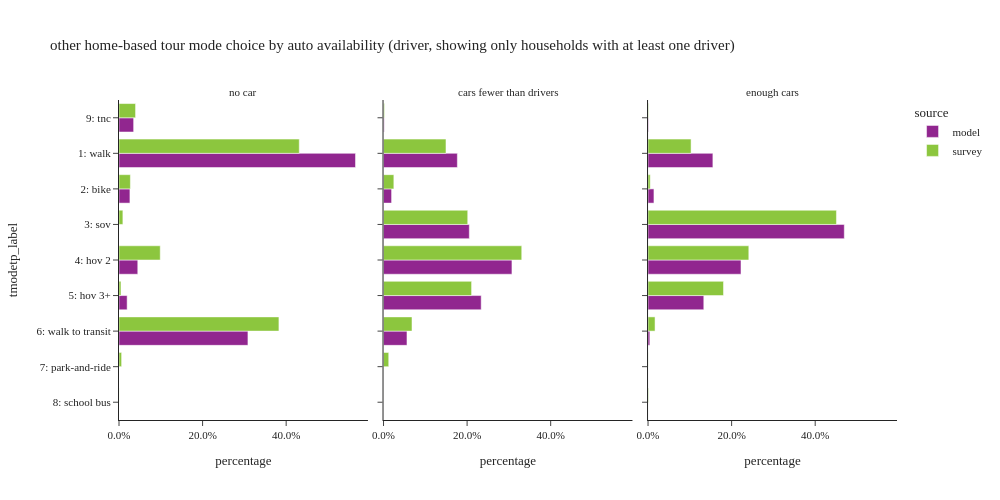

Notebook code cell kept with this figure:
### Code cell
plot_mode_choice(hb_tour.loc[hb_tour['auto_available_driver'] != "no dirver"], "auto_available_driver",
                 {"auto_available_driver": ["no car", "cars fewer than drivers", "enough cars"],
                  "tmodetp_label": ["1: walk", "2: bike", "3: sov", "4: hov 2", "5: hov 3+", "6: walk to transit",
                                    "7: park-and-ride", "8: school bus", "9: other–survey only"]},
                 "auto availability (driver, showing only households with at least one driver)", 3, 500, 1000)

### Figure 1 — Plotly figure (JSON) as saved in the notebook; plotly's stock layout.template omitted (floating-point values rounded to 4 significant figures)
{"data": [{"alignmentgroup": "True", "customdata": [[103584], [5859], [11454], [5106], [41520], [7920]], "hovertemplate": "source=model<br>auto_available_driver=no car<br>percentage=%{x}<br>tmodetp_label=%{y}<br>sample count=%{customdata[0]}<extra></extra>", "legendgroup": "model", "marker": {"color": "#91268F", "pattern": {"shape": ""}}, "name": "model", "offsetgroup": "model", "orientation": "h", "showlegend": true, "textposition": "auto", "type": "bar", "x": [0.566, 0.02614, 0.04491, 0.01945, 0.3085, 0.03502], "xaxis": "x", "y": ["1: walk", "2: bike", "4: hov 2", "5: hov 3+", "6: walk to transit", "9: tnc"], "yaxis": "y"}, {"alignmentgroup": "True", "customdata": [[247], [28], [10], [19], [13], [132], [5], [1], [13]], "hovertemplate": "source=survey<br>auto_available_driver=no car<br>percentage=%{x}<br>tmodetp_label=%{y}<br>sample count=%{customdata[0]}<extra></extra>", "legendgroup": "survey", "marker": {"color": "#8CC63E", "pattern": {"shape": ""}}, "name": "survey", "offsetgroup": "survey", "orientation": "h", "showlegend": true, "textposition": "auto", "type": "bar", "x": [0.4314, 0.02724, 0.009293, 0.09866, 0.004706, 0.3827, 0.006253, 0.0001804, 0.03962], "xaxis": "x", "y": ["1: walk", "2: bike", "3: sov", "4: hov 2", "5: hov 3+", "6: walk to transit", "7: park-and-ride", "8: school bus", "9: tnc"], "yaxis": "y"}, {"alignmentgroup": "True", "customdata": [[172910], [17472], [200211], [318515], [244297], [29948], [1502]], "hovertemplate": "source=model<br>auto_available_driver=cars fewer than drivers<br>percentage=%{x}<br>tmodetp_label=%{y}<br>sample count=%{customdata[0]}<extra></extra>", "legendgroup": "model", "marker": {"color": "#91268F", "pattern": {"shape": ""}}, "name": "model", "offsetgroup": "model", "orientation": "h", "showlegend": false, "textposition": "auto", "type": "bar", "x": [0.1767, 0.01929, 0.2053, 0.3073, 0.2337, 0.05612, 0.001594], "xaxis": "x2", "y": ["1: walk", "2: bike", "3: sov", "4: hov 2", "5: hov 3+", "6: walk to transit", "9: tnc"], "yaxis": "y2"}, {"alignmentgroup": "True", "customdata": [[283], [35], [252], [279], [217], [36], [9], [2], [4]], "hovertemplate": "source=survey<br>auto_available_driver=cars fewer than drivers<br>percentage=%{x}<br>tmodetp_label=%{y}<br>sample count=%{customdata[0]}<extra></extra>", "legendgroup": "survey", "marker": {"color": "#8CC63E", "pattern": {"shape": ""}}, "name": "survey", "offsetgroup": "survey", "orientation": "h", "showlegend": false, "textposition": "auto", "type": "bar", "x": [0.1495, 0.02473, 0.2015, 0.3308, 0.2107, 0.06812, 0.01247, 3.847e-05, 0.002203], "xaxis": "x2", "y": ["1: walk", "2: bike", "3: sov", "4: hov 2", "5: hov 3+", "6: walk to transit", "7: park-and-ride", "8: school bus", "9: tnc"], "yaxis": "y2"}, {"alignmentgroup": "True", "customdata": [[375846], [31337], [1105940], [531588], [318909], [4922], [2219]], "hovertemplate": "source=model<br>auto_available_driver=enough cars<br>percentage=%{x}<br>tmodetp_label=%{y}<br>sample count=%{customdata[0]}<extra></extra>", "legendgroup": "model", "marker": {"color": "#91268F", "pattern": {"shape": ""}}, "name": "model", "offsetgroup": "model", "orientation": "h", "showlegend": false, "textposition": "auto", "type": "bar", "x": [0.1552, 0.01411, 0.4696, 0.2224, 0.1334, 0.004272, 0.001024], "xaxis": "x3", "y": ["1: walk", "2: bike", "3: sov", "4: hov 2", "5: hov 3+", "6: walk to transit", "9: tnc"], "yaxis": "y3"}, {"alignmentgroup": "True", "customdata": [[434], [45], [1134], [574], [325], [38], [2], [2], [7]], "hovertemplate": "source=survey<br>auto_available_driver=enough cars<br>percentage=%{x}<br>tmodetp_label=%{y}<br>sample count=%{customdata[0]}<extra></extra>", "legendgroup": "survey", "marker": {"color": "#8CC63E", "pattern": {"shape": ""}}, "name": "survey", "offsetgroup": "survey", "orientation": "h", "showlegend": false, "textposition": "auto", "type": "bar", "x": [0.103, 0.005265, 0.4509, 0.2411, 0.1806, 0.01675, 0.0002184, 0.001145, 0.0011], "xaxis": "x3", "y": ["1: walk", "2: bike", "3: sov", "4: hov 2", "5: hov 3+", "6: walk to transit", "7: park-and-ride", "8: school bus", "9: tnc"], "yaxis": "y3"}], "layout": {"annotations": [{"font": {}, "showarrow": false, "text": "no car", "x": 0.16, "xanchor": "center", "xref": "paper", "y": 1.0, "yanchor": "bottom", "yref": "paper"}, {"font": {}, "showarrow": false, "text": "cars fewer than drivers", "x": 0.5, "xanchor": "center", "xref": "paper", "y": 1.0, "yanchor": "bottom", "yref": "paper"}, {"font": {}, "showarrow": false, "text": "enough cars", "x": 0.84, "xanchor": "center", "xref": "paper", "y": 1.0, "yanchor": "bottom", "yref": "paper"}], "barmode": "group", "height": 500, "legend": {"title": {"text": "source"}, "tracegroupgap": 0}, "title": {"text": "other home-based tour mode choice by auto availability (driver, showing only households with at least one driver)"}, "width": 1000, "xaxis": {"anchor": "y", "domain": [0.0, 0.32], "tickformat": ".1%", "title": {"text": "percentage"}}, "xaxis2": {"anchor": "y2", "domain": [0.34, 0.66], "matches": "x", "tickformat": ".1%", "title": {"text": "percentage"}}, "xaxis3": {"anchor": "y3", "domain": [0.68, 1.0], "matches": "x", "tickformat": ".1%", "title": {"text": "percentage"}}, "yaxis": {"anchor": "x", "categoryarray": ["9: other–survey only", "8: school bus", "7: park-and-ride", "6: walk to transit", "5: hov 3+", "4: hov 2", "3: sov", "2: bike", "1: walk"], "categoryorder": "array", "domain": [0.0, 1.0], "title": {"text": "tmodetp_label"}}, "yaxis2": {"anchor": "x2", "domain": [0.0, 1.0], "matches": "y", "showticklabels": false}, "yaxis3": {"anchor": "x3", "domain": [0.0, 1.0], "matches": "y", "showticklabels": false}}}
